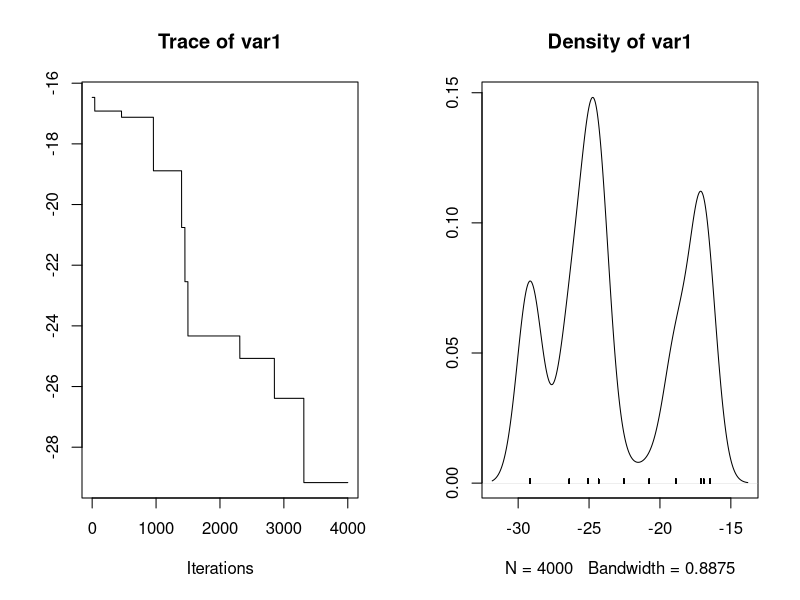
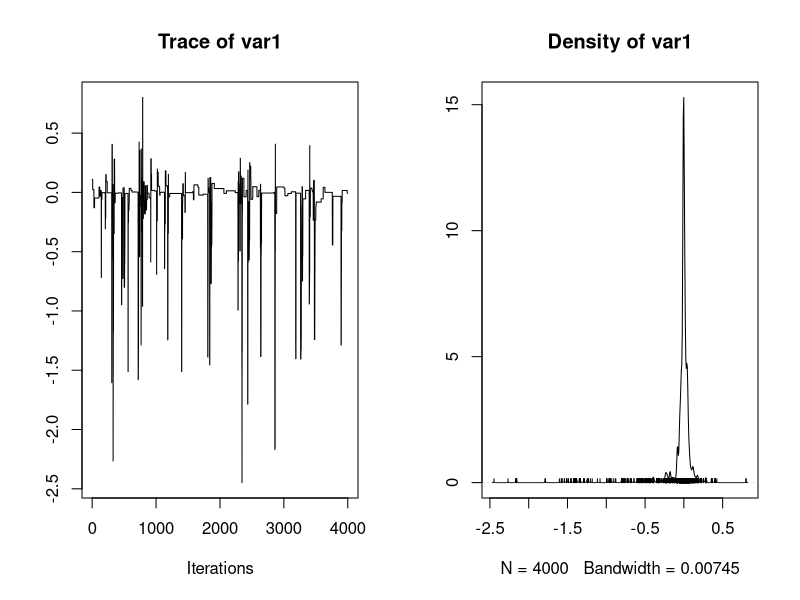
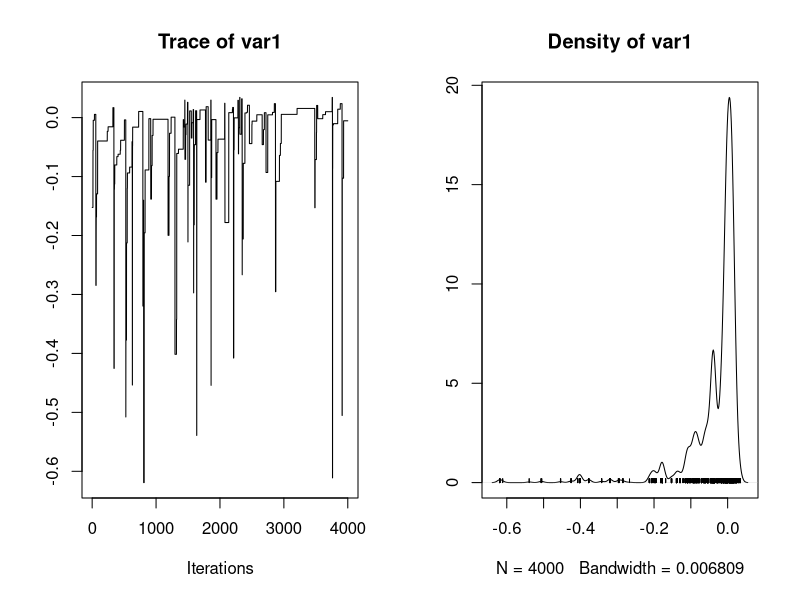
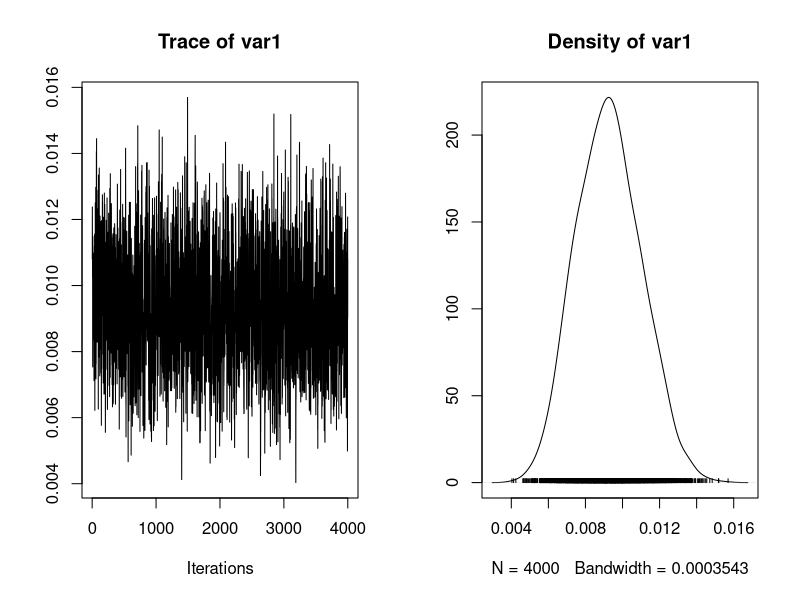

The R script that drew these images, in order:
## ---- chunk 1
Ndoses <- 6                                          # Number of doses
Nplates <- 3                                         # Number of plates
y <- structure(c(15, 16, 16, 27, 33, 20, 21, 18, 26, # Number of revertant colonies measured
                 41, 38, 27, 29, 21, 33, 60, 41, 42), .Dim = c(6, 3))
x <- c(0, 10, 33, 100, 333, 1000)                    # Dose of quinoline (in \mu g per plate)
## ---- chunk 2
alpha <- 0
beta <- 0
gamma <- 0
tau <- 0.1
lambda <-structure(c(0, 0, 0, 0, 0, 0, 0, 0, 0, 0, 0, 0, 0, 0, 0, 0, 0, 0), 
                   .Dim = c(6, 3))
## ---- chunk 3
model <- function(Ndoses, Nplates, x, y, alpha, beta, gamma, tau, lambda, 
                  nchain, prop_sd){
  ## Hyperparameters
  alpha.sigma2 <- .000001
  beta.sigma2 <- .000001
  gamma.sigma2 <- .000001
  tau.xi <- .001
  tau.phi <- .001
  ## Initialization
  mu <- matrix(NA, nrow = Ndoses, ncol = Nplates)
  mu.candidate <- matrix(NA, nrow = Ndoses, ncol = Nplates)
  chain <- matrix(NA, nrow = nchain + 1, ncol = 4)
  colnames(chain) <- c("alpha", "beta", "gamma", "tau")
  chain[1,] <- c(alpha, beta, gamma, tau)
  ## Update
  for(k in 1:nchain){
    tau.rate <- tau.xi + Ndoses*Nplates
    tau.shape <- 1/tau.phi + .5*sum(lambda**2)
    tau <- rgamma(n = 1, rate = tau.rate, shape = tau.shape)
    chain[k + 1, 4] <- tau
    lambda <- structure(rnorm(n = Nplates * Ndoses, mean = 0, sd = sqrt(chain[k + 1, 4])), .Dim = c(Ndoses, Nplates))
    for(j in 1:Ndoses){
      for(i in 1:Nplates){
        mu[j, i] <- exp(chain[k, 1] + chain[k, 2] * log(x[j] + 10) + chain[k, 3] * x[j] + lambda[j, i])
      }
    }
    # Metropolis-Hastings for alpha
    alpha.candidate <- rnorm(1, mean = chain[k, 1], sd = prop_sd[1])
    for(j in 1:Ndoses){
      for(i in 1:Nplates){
        mu.candidate[j, i] <- exp(alpha.candidate + chain[k, 2] * log(x[j] + 10) + chain[k, 3] * x[j] + lambda[j, i])
      }
    }
    alpha.top <- alpha.candidate^2 / (-2*alpha.sigma2) + sum(y * log(mu.candidate) - mu.candidate)
    alpha.bottom <- - chain[k, 1]^2 / (-2*alpha.sigma2) + sum(y * log(mu) - mu)
    alpha.ratio <- alpha.top - alpha.bottom
    if(!is.na(alpha.ratio) && log(runif(1)) < alpha.ratio){
      chain[k + 1, 1] <- alpha.candidate
    } else {
      chain[k + 1, 1] <- chain[k, 1]
    }
    for(j in 1:Ndoses){
      for(i in 1:Nplates){
        mu[j, i] <- exp(chain[k+1, 1] + chain[k, 2] * log(x[j] + 10) + chain[k, 3] * x[j] + lambda[j, i])
      }
    }
    # Metropolis-Hastings for beta
    beta.candidate <- rnorm(1, mean = chain[k, 2], sd = prop_sd[2])
    for(j in 1:Ndoses){
      for(i in 1:Nplates){
        mu.candidate[j, i] <- exp(chain[k+1,1] + beta.candidate * log(x[j] + 10) + chain[k, 3] * x[j] + lambda[j, i])
      }
    }
    beta.top <- beta.candidate^2 / (-2*beta.sigma2) + sum(y * log(mu.candidate) - mu.candidate)
    beta.bottom <- chain[k, 2]^2 / (-2*beta.sigma2) + sum(y * log(mu) - mu)
    beta.ratio <- beta.top - beta.bottom
    if(!is.na(beta.ratio) && log(runif(1)) < beta.ratio){
      chain[k + 1, 2] <- beta.candidate
    } else {
      chain[k + 1, 2] <- chain[k, 2]
    }
    for(j in 1:Ndoses){
      for(i in 1:Nplates){
        mu[j, i] <- exp(chain[k+1, 1] + chain[k+1, 2] * log(x[j] + 10) + chain[k, 3] * x[j] + lambda[j, i])
      }
    }
    # Metropolis-Hastings for gamma
    gamma.candidate <- rnorm(1, mean = chain[k, 3], sd = prop_sd[3])
    for(j in 1:Ndoses){
      for(i in 1:Nplates){
        mu.candidate[j, i] <- exp(chain[k+1, 1] + chain[k+1, 2] * log(x[j] + 10) + gamma.candidate * x[j] + lambda[j, i])
      }
    }
    gamma.top <- gamma.candidate^2 / (-2*gamma.sigma2) + sum(y * log(mu.candidate) - mu.candidate)
    gamma.bottom <- chain[k, 3]^2 / (-2*gamma.sigma2) + sum(y * log(mu) - mu)
    gamma.ratio <- gamma.top - gamma.bottom
    if(!is.na(gamma.ratio) && log(runif(1)) < gamma.ratio){
      chain[k + 1, 3] <- gamma.candidate
    } else {
      chain[k + 1, 3] <- chain[k, 3]
    }
    for(j in 1:Ndoses){
      for(i in 1:Nplates){
        mu[j, i] <- exp(chain[k+1, 1] + chain[k+1, 2] * log(x[j] + 10) + chain[k+1, 3] * x[j] + lambda[j, i])
      }
    }
  }
  vec <- 1/chain[,4]
  chain.new <- cbind(chain[,1:3],vec)
  colnames(chain.new) <- c("alpha", "beta", "gamma", "sigma")
  return(chain.new)
}
## ---- chunk 4
nchain <- 5000
prop_sd <-  c(1,1,1)
chain <- model(Ndoses, Nplates, x, y, alpha, beta, gamma, tau, lambda, nchain, prop_sd)
## ---- chunk 5
library(coda)
chain.new <- chain[1001:5000,]
plot(mcmc(chain.new[,1]))
plot(mcmc(chain.new[,2]))
plot(mcmc(chain.new[,3]))
plot(mcmc(chain.new[,4]))
## ---- chunk 6
chain <- chain[1001:4001,]
res = data.frame(
  mean = round(apply(chain, 2, mean), 4),
  sd = round(apply(chain, 2, sd), 4)
)
print(res)
